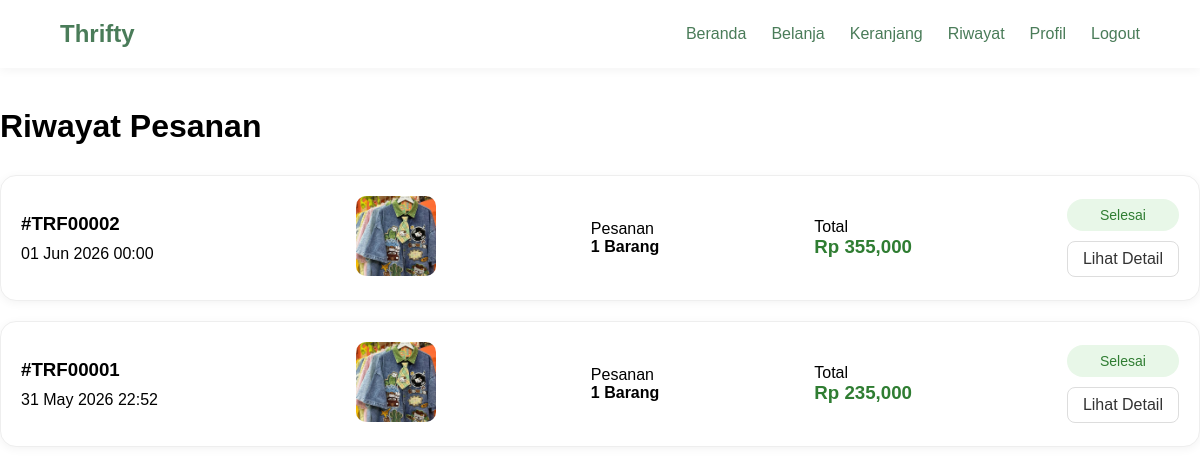
Page /index.php?page=riwayat (signed in) on the committed database.
### tables this page shows
CREATE TABLE `pesanan` (
  `id_pesanan` int NOT NULL AUTO_INCREMENT,
  `id_user` int NOT NULL,
  `tanggal` datetime DEFAULT CURRENT_TIMESTAMP,
  `total` int NOT NULL,
  `status` varchar(50) DEFAULT 'Menunggu COD',
  PRIMARY KEY (`id_pesanan`),
  KEY `fk_pesanan_user` (`id_user`),
  CONSTRAINT `fk_pesanan_user` FOREIGN KEY (`id_user`) REFERENCES `users` (`id_user`) ON DELETE CASCADE
);

### app/controllers/ProfileController.php (called while the page is built, shortened)
<?php
require_once 'app/models/Order.php';
class ProfileController{
    public function history()
    {
        $id_user =
        $_SESSION['user']['id_user'];
        $order =
        new Order();
        $orders =
        $order->getOrders($id_user);
        include
        'app/views/profile/riwayat.php';
    }
}

### app/models/Order.php (called while the page is built, shortened)
<?php
require_once 'config/database.php';
class Order{
    private $conn;
    public function __construct()
    {
        global $conn;
        $this->conn = $conn;
    }
    public function getOrders($id_user)
    {
        return mysqli_query(
            $this->conn,
            "SELECT *
            FROM pesanan
            WHERE id_user='$id_user'
            ORDER BY tanggal DESC"
        );
    }
}

### app/views/profile/riwayat.php (the view, shortened to what this page needs)
<!DOCTYPE html>
<html>
<head>
    <link rel="stylesheet" href="assets/css/global.css">
    <link rel="stylesheet" href="assets/css/riwayat.css">
</head>
<body>
<?php include 'app/views/layouts/navbar.php'; ?>
<div class="riwayat-container">
    <h1>Riwayat Pesanan</h1>
    <?php while($order = mysqli_fetch_assoc($orders)): ?>
    <div class="order-card">
        <div class="order-info">
            <h3>
                #TRF<?php echo str_pad($order['id_pesanan'],5,'0',STR_PAD_LEFT); ?>
            </h3>
            <p>
                <?php echo date('d M Y H:i',strtotime($order['tanggal'])); ?>
            </p>
        </div>
        <div class="order-product">
            <img src="assets/img/jacket.jpg">
        </div>
        <div class="order-qty">
            <p>Pesanan</p>
            <h4>1 Barang</h4>
        </div>
        <div class="order-total">
            <p>Total</p>
            <h3>
                Rp <?php echo number_format($order['total']); ?>
            </h3>
        </div>
        <div class="order-action">
            <?php
            $class = '';
            if($order['status'] == 'Selesai'){
                $class = 'success';
            }elseif($order['status'] == 'Diproses'){
                $class = 'warning';
            }else{
                $class = 'danger';
            }
            ?>
            <span class="status <?php echo $class; ?>">
                <?php echo $order['status']; ?>
            </span>
            <a
                href="index.php?page=detail-pesanan&id=<?php echo $order['id_pesanan']; ?>"
                class="detail-btn">
                Lihat Detail
            </a>
        </div>
    </div>
    <?php endwhile; ?>
</div>
</body>
</html>

### assets/css/global.css (style rules this page uses)
* { margin:0; padding:0; box-sizing:border-box; font-family:'Poppins',sans-serif; }
body { background:#fff; }
a { text-decoration:none; color:#4A7C59; }

### assets/css/riwayat.css (style rules this page uses)
.riwayat-container { max-width:1200px; margin:40px auto; }
.riwayat-container h1 { margin-bottom:30px; }
.order-card { background:#fff; border:1px solid #eee; border-radius:16px; display:flex; align-items:center; justify-content:space-between; padding:20px; margin-bottom:20px; box-shadow:0 2px 10px rgba(0,0,0,.05); }
.order-info { width:180px; }
.order-info h3 { margin-bottom:10px; }
.order-product img { width:80px; height:80px; object-fit:cover; border-radius:10px; }
.order-total h3 { color:#2f7d32; }
.order-action { display:flex; flex-direction:column; gap:10px; }
.order-action a { border:1px solid #ddd; padding:8px 15px; border-radius:8px; text-align:center; color:#333; }
.status { padding:8px 12px; border-radius:20px; font-size:14px; text-align:center; }
.success { background:#e8f7e8; color:#2f7d32; }

### rows in the picture
pesanan: id_pesanan "00002", tanggal "01 Jun 2026 00:00", total "355,000", status "Selesai"
pesanan: id_pesanan "00001", tanggal "31 May 2026 22:52", total "235,000", status "Selesai"
